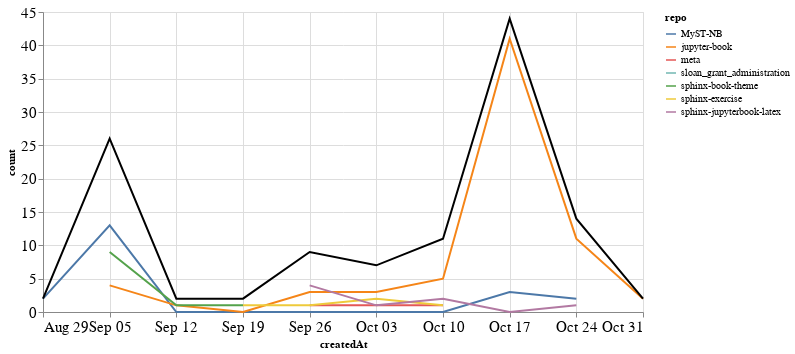

The code cell stored with this chart in its notebook:
### Markdown cell above
### Comments

### Code cell
comments_time = comments.groupby('repo').resample('W', on='createdAt').count()['author'].reset_index()
comments_time = comments_time.rename(columns={'author': 'count'})
comments_time_total = comments_time.groupby('createdAt').agg({"count": "sum"}).reset_index()
ch1 = alt.Chart(comments_time, width=600).mark_line().encode(
    x='createdAt',
    y='count',
    color='repo',
    tooltip="repo"
)

ch2 = alt.Chart(comments_time_total, width=600).mark_line(color="black").encode(
    x='createdAt',
    y='count',
)

ch1 + ch2

### Figure 1 — Vega-Lite specification as saved in the notebook (floating-point values rounded to 4 significant figures)
{"config": {"axisLeft": {"labelFontSize": 15}, "axisBottom": {"labelFontSize": 15}}, "layer": [{"data": {"name": "data-07eaf6957d8bce1e9bf2af986b4b8df3"}, "mark": "line", "encoding": {"color": {"type": "nominal", "field": "repo"}, "tooltip": {"type": "nominal", "field": "repo"}, "x": {"type": "temporal", "field": "createdAt"}, "y": {"type": "quantitative", "field": "count"}}, "width": 600}, {"data": {"name": "data-bb8e0f5099eadfc025ea8a40c50b8d15"}, "mark": {"type": "line", "color": "black"}, "encoding": {"x": {"type": "temporal", "field": "createdAt"}, "y": {"type": "quantitative", "field": "count"}}, "width": 600}], "$schema": "https://vega.github.io/schema/vega-lite/v4.8.1.json", "datasets": {"data-07eaf6957d8bce1e9bf2af986b4b8df3": [{"repo": "MyST-NB", "createdAt": "2021-08-29T00:00:00", "count": 2}, {"repo": "MyST-NB", "createdAt": "2021-09-05T00:00:00", "count": 13}, {"repo": "MyST-NB", "createdAt": "2021-09-12T00:00:00", "count": 0}, {"repo": "MyST-NB", "createdAt": "2021-09-19T00:00:00", "count": 0}, {"repo": "MyST-NB", "createdAt": "2021-09-26T00:00:00", "count": 0}, {"repo": "MyST-NB", "createdAt": "2021-10-03T00:00:00", "count": 0}, {"repo": "MyST-NB", "createdAt": "2021-10-10T00:00:00", "count": 0}, {"repo": "MyST-NB", "createdAt": "2021-10-17T00:00:00", "count": 3}, {"repo": "MyST-NB", "createdAt": "2021-10-24T00:00:00", "count": 2}, {"repo": "jupyter-book", "createdAt": "2021-09-05T00:00:00", "count": 4}, {"repo": "jupyter-book", "createdAt": "2021-09-12T00:00:00", "count": 1}, {"repo": "jupyter-book", "createdAt": "2021-09-19T00:00:00", "count": 0}, {"repo": "jupyter-book", "createdAt": "2021-09-26T00:00:00", "count": 3}, {"repo": "jupyter-book", "createdAt": "2021-10-03T00:00:00", "count": 3}, {"repo": "jupyter-book", "createdAt": "2021-10-10T00:00:00", "count": 5}, {"repo": "jupyter-book", "createdAt": "2021-10-17T00:00:00", "count": 41}, {"repo": "jupyter-book", "createdAt": "2021-10-24T00:00:00", "count": 11}, {"repo": "jupyter-book", "createdAt": "2021-10-31T00:00:00", "count": 2}, {"repo": "meta", "createdAt": "2021-09-26T00:00:00", "count": 1}, {"repo": "meta", "createdAt": "2021-10-03T00:00:00", "count": 1}, {"repo": "meta", "createdAt": "2021-10-10T00:00:00", "count": 1}, {"repo": "sloan_grant_administration", "createdAt": "2021-10-10T00:00:00", "count": 2}, {"repo": "sphinx-book-theme", "createdAt": "2021-09-05T00:00:00", "count": 9}, {"repo": "sphinx-book-theme", "createdAt": "2021-09-12T00:00:00", "count": 1}, {"repo": "sphinx-book-theme", "createdAt": "2021-09-19T00:00:00", "count": 1}, {"repo": "sphinx-exercise", "createdAt": "2021-09-19T00:00:00", "count": 1}, {"repo": "sphinx-exercise", "createdAt": "2021-09-26T00:00:00", "count": 1}, {"repo": "sphinx-exercise", "createdAt": "2021-10-03T00:00:00", "count": 2}, {"repo": "sphinx-exercise", "createdAt": "2021-10-10T00:00:00", "count": 1}, {"repo": "sphinx-jupyterbook-latex", "createdAt": "2021-09-26T00:00:00", "count": 4}, {"repo": "sphinx-jupyterbook-latex", "createdAt": "2021-10-03T00:00:00", "count": 1}, {"repo": "sphinx-jupyterbook-latex", "createdAt": "2021-10-10T00:00:00", "count": 2}, {"repo": "sphinx-jupyterbook-latex", "createdAt": "2021-10-17T00:00:00", "count": 0}, {"repo": "sphinx-jupyterbook-latex", "createdAt": "2021-10-24T00:00:00", "count": 1}], "data-bb8e0f5099eadfc025ea8a40c50b8d15": [{"createdAt": "2021-08-29T00:00:00", "count": 2}, {"createdAt": "2021-09-05T00:00:00", "count": 26}, {"createdAt": "2021-09-12T00:00:00", "count": 2}, {"createdAt": "2021-09-19T00:00:00", "count": 2}, {"createdAt": "2021-09-26T00:00:00", "count": 9}, {"createdAt": "2021-10-03T00:00:00", "count": 7}, {"createdAt": "2021-10-10T00:00:00", "count": 11}, {"createdAt": "2021-10-17T00:00:00", "count": 44}, {"createdAt": "2021-10-24T00:00:00", "count": 14}, {"createdAt": "2021-10-31T00:00:00", "count": 2}]}}
